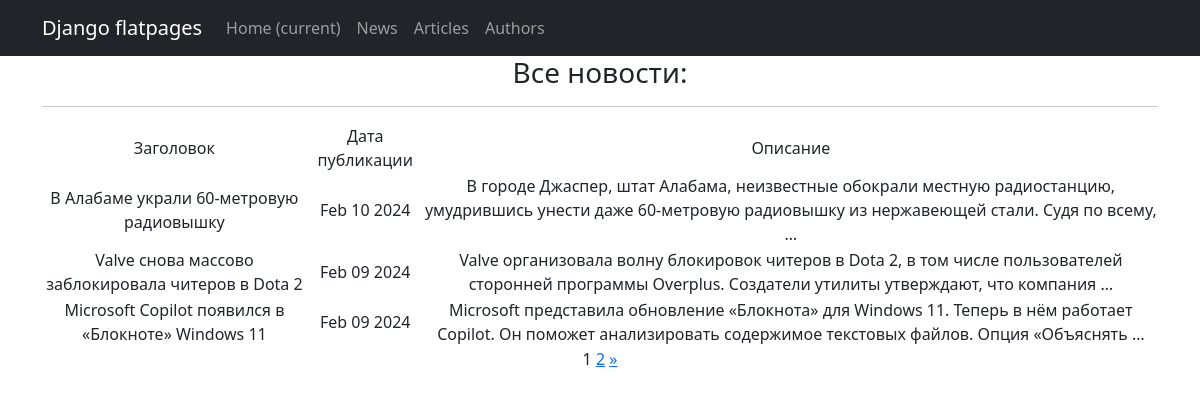
The page /posts/ on the database as committed earlier.
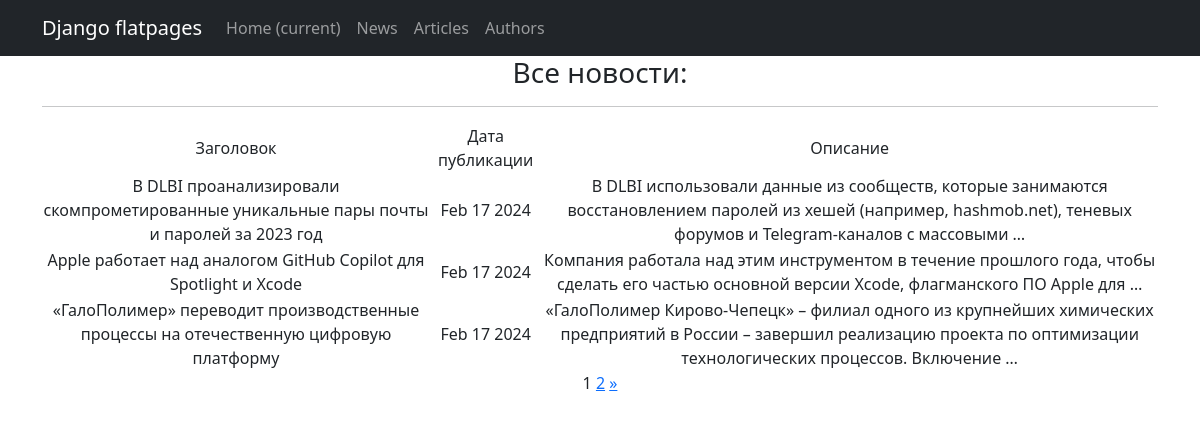
The same page on the database as committed later.
### newapp/models.py (models this page shows, shortened)
class Post(models.Model):
    author = models.ForeignKey(Author, on_delete=models.CASCADE)
    NEWS = 'NW'
    ARTICLE = 'AR'
    CATEGORY_CHOICES = (
        (NEWS, 'Новость'),
        (ARTICLE, 'Статья'),
    )
    categoryType = models.CharField(max_length=2, choices=CATEGORY_CHOICES, default=ARTICLE)
    dateCreation = models.DateTimeField(auto_now_add=True)
    postCategory = models.ManyToManyField(Category, through='PostCategory')
    title = models.CharField(max_length=128)
    text = models.TextField()
    rating = models.SmallIntegerField(default=0)

### newapp/views.py (the view)
# urls.py: path('posts/', PostsList.as_view(), name='posts'),
class PostsList(ListView):
    model = Post
    ordering = '-dateCreation'
    template_name = 'news.html'
    context_object_name = 'news'
    paginate_by = 3

### newapp/templatetags/custom_filters.py (called while the page is built)
@register.filter()
def censor(value):
    for word in censored_words:
        value = value.replace(word, '*' * len(word))
    return value

@register.simple_tag(takes_context=True)
def url_replace(context, **kwargs):
    d = context['request'].GET.copy()
    for k, v in kwargs.items():
        d[k] = v
    return d.urlencode()

### templates/news.html (shortened to what this page needs)
{% extends 'flatpages/default.html' %}
{% load custom_filters %}
{% block content %}
<h3>Все новости:</h3>
<hr>
{% if news %}
<table>
    <tr>
    <td>Заголовок</td>
    <td>Дата публикации</td>
    <td>Описание</td>
    </tr>
    {% for i in news %}
    <tr>
        <td>{{ i.title}} </td>
        <td>{{ i.dateCreation|date:'M d Y' }}</td>
        <td>{{ i.text|truncatewords:20 }}</td>
    </tr>
    {% endfor %}
</table>
{% else %}
<h2>Новостей нет!</h2>
{% endif %}
{{ page_obj.number }}
{% if page_obj.has_next %}
<a href="?{% url_replace page=page_obj.next_page_number %}">{{ page_obj.next_page_number }}</a>
<a href="?page={{ page_obj.paginator.num_pages }}"> &raquo;</a>
{% endif %}
{% endblock content %}

Rows that differ between the two databases and show on the page:
no longer on this page (row unchanged): Post: title "В Алабаме украли 60-метровую радиовышку", dateCreation "Feb 10 2024", text "В городе Джаспер, штат Алабама, неизвестные обокрали местную радиостанцию, умудрившись унести даже 60-метровую радиовышку из нержавеющей стали. Судя по всему, …"
no longer on this page (row unchanged): Post: title "Valve снова массово заблокировала читеров в Dota 2", dateCreation "Feb 09 2024", text "Valve организовала волну блокировок читеров в Dota 2, в том числе пользователей сторонней программы Overplus. Создатели утилиты утверждают, что компания …"
no longer on this page (row unchanged): Post: title "Microsoft Copilot появился в «Блокноте» Windows 11", dateCreation "Feb 09 2024", text "Microsoft представила обновление «Блокнота» для Windows 11. Теперь в нём работает Copilot. Он поможет анализировать содержимое текстовых файлов. Опция «Объяснять …"
added Post: title "В DLBI проанализировали скомпрометированные уникальные пары почты и паролей за 2023 год", dateCreation "Feb 17 2024", text "В DLBI использовали данные из сообществ, которые занимаются восстановлением паролей из хешей (например, hashmob.net), теневых форумов и Telegram-каналов с массовыми …"
added Post: title "Apple работает над аналогом GitHub Copilot для Spotlight и Xcode", dateCreation "Feb 17 2024", text "Компания работала над этим инструментом в течение прошлого года, чтобы сделать его частью основной версии Xcode, флагманского ПО Apple для …"
added Post: title "«ГалоПолимер» переводит производственные процессы на отечественную цифровую платформу", dateCreation "Feb 17 2024", text "«ГалоПолимер Кирово-Чепецк» – филиал одного из крупнейших химических предприятий в России – завершил реализацию проекта по оптимизации технологических процессов. Включение …"
